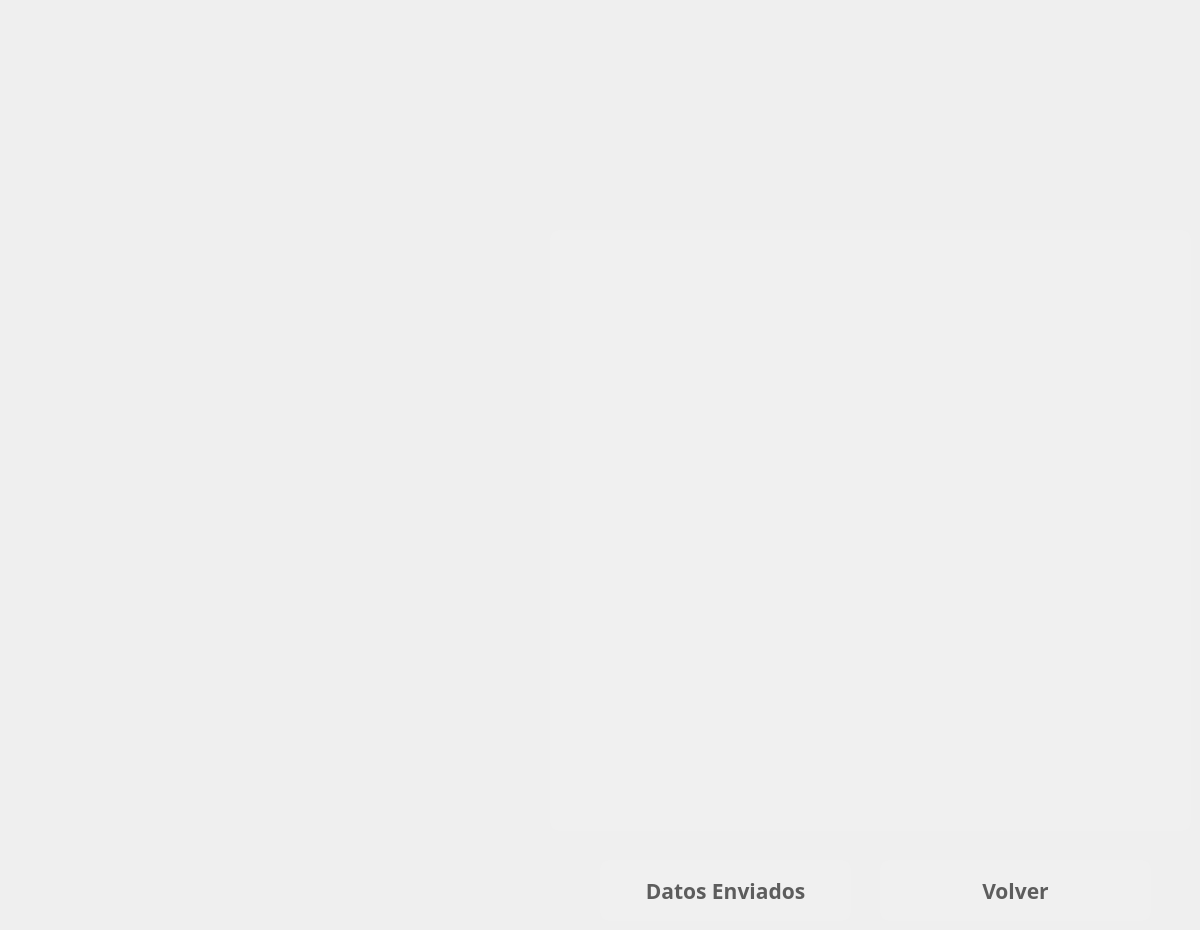
   <widget class="QWidget" name="page_17">
    <widget class="QPushButton" name="bnotodobien">
     <property name="geometry">
      <rect>
       <x>880</x>
       <y>860</y>
       <width>271</width>
       <height>61</height>
      </rect>
     </property>
     <property name="font">
      <font>
       <family>Ubuntu Mono</family>
       <pointsize>16</pointsize>
       <weight>75</weight>
       <italic>false</italic>
       <bold>true</bold>
       <underline>false</underline>
      </font>
     </property>
     <property name="toolTip">
      <string>Ayuda</string>
     </property>
     <property name="toolTipDuration">
      <number>3</number>
     </property>
     <property name="whatsThis">
      <string extracomment="help"/>
     </property>
     <property name="styleSheet">
      <string notr="true">background-color:rgb(240, 240, 240);
color:rgb(93, 93, 93);
border-radius:10%</string>
     </property>
     <property name="text">
      <string>Volver</string>
     </property>
     <property name="icon">
      <iconset>
       <normaloff>../iconos/cancel.png</normaloff>../iconos/cancel.png</iconset>
     </property>
     <property name="iconSize">
      <size>
       <width>40</width>
       <height>40</height>
      </size>
     </property>
    </widget>
    <widget class="QPushButton" name="btodobien">
     <property name="geometry">
      <rect>
       <x>600</x>
       <y>860</y>
       <width>251</width>
       <height>61</height>
      </rect>
     </property>
     <property name="font">
      <font>
       <family>Ubuntu Mono</family>
       <pointsize>16</pointsize>
       <weight>75</weight>
       <italic>false</italic>
       <bold>true</bold>
       <underline>false</underline>
      </font>
     </property>
     <property name="toolTip">
      <string>Ayuda</string>
     </property>
     <property name="toolTipDuration">
      <number>3</number>
     </property>
     <property name="whatsThis">
      <string extracomment="help"/>
     </property>
     <property name="styleSheet">
      <string notr="true">background-color:rgb(240, 240, 240);
color:rgb(93, 93, 93);
border-radius:10%</string>
     </property>
     <property name="text">
      <string>Datos Enviados</string>
     </property>
     <property name="icon">
      <iconset>
       <normaloff>../iconos/tick.png</normaloff>../iconos/tick.png</iconset>
     </property>
     <property name="iconSize">
      <size>
       <width>40</width>
       <height>40</height>
      </size>
     </property>
    </widget>
    <widget class="QPushButton" name="lll">
     <property name="geometry">
      <rect>
       <x>550</x>
       <y>230</y>
       <width>641</width>
       <height>601</height>
      </rect>
     </property>
     <property name="sizePolicy">
      <sizepolicy hsizetype="Minimum" vsizetype="Expanding">
       <horstretch>0</horstretch>
       <verstretch>0</verstretch>
      </sizepolicy>
     </property>
     <property name="font">
      <font>
       <family>Ubuntu Mono</family>
       <pointsize>16</pointsize>
       <weight>75</weight>
       <italic>false</italic>
       <bold>true</bold>
       <underline>false</underline>
      </font>
     </property>
     <property name="toolTip">
      <string>Ayuda</string>
     </property>
     <property name="toolTipDuration">
      <number>3</number>
     </property>
     <property name="whatsThis">
      <string extracomment="help"/>
     </property>
     <property name="styleSheet">
      <string notr="true">background-color:rgb(240, 240, 240);
color:rgb(93, 93, 93);
border-radius:10%;
background-image: url(/home/pi/Documents/eum/app/iconos/outputQR2.png); 
background-atachment:fixed;
background-repeat:no-repeat;
background-position:center;
</string>
     </property>
     <property name="text">
      <string/>
     </property>
     <property name="iconSize">
      <size>
       <width>50</width>
       <height>50</height>
      </size>
     </property>
    </widget>
   </widget>
